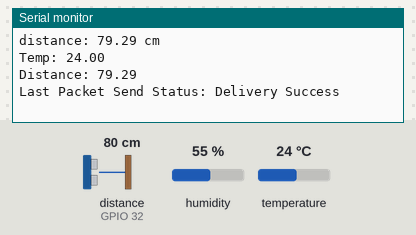
Recording of a sketch running on a simulated ESP32. On the bench: the last lines printed to the serial monitor. Wiring (inferred from the names in the program): ultrasonic range finder: trigger GPIO 33; echo GPIO 32. Inputs (shaded band) come from the test bench; at power-on: distance to the obstacle (sensor on GPIO 32) 80 cm, temperature 24 °C, humidity 55 %. The echo pulse lasts 58.3 µs per cm.

Above: at 1.3 s.
1.4 s: distance to the obstacle (sensor on GPIO 32) set to 2 cm
At 3.1 s:
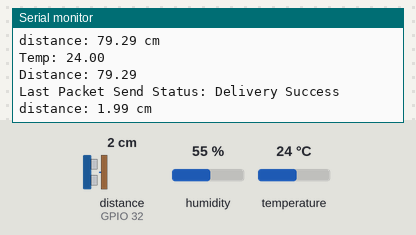
4.7 s: temperature set to 12 °C
At 6.5 s:
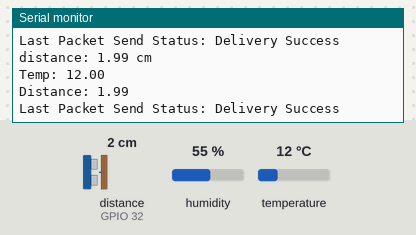
8.0 s: distance to the obstacle (sensor on GPIO 32) set to 4 cm
At 11.2 s:
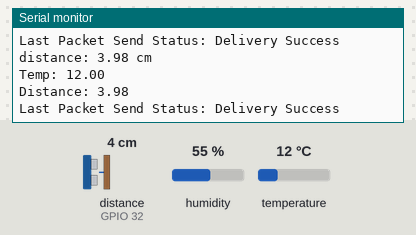
11.3 s: temperature set to 19 °C
At 14.8 s:
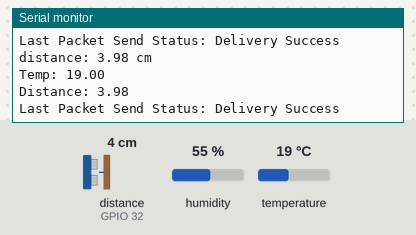
Timing chart, 0 to 15.6 s (numbered marks = the images above; inputs shaded):
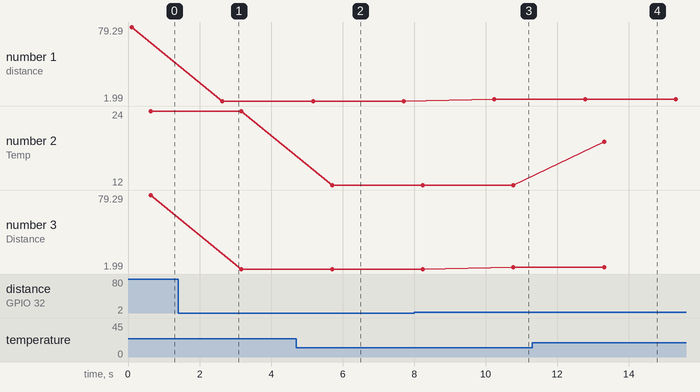

The sketch:

senderespnow.ino
```cpp
//code for sender

#include <WiFi.h>
#include <esp_now.h>
#include <DHT.h>

// Define DHT11 parameters
#define DHTPin 27
#define DHTType DHT11

// Create DHT Object
DHT dht(DHTPin, DHTType);

int trigPin = 33;    // TRIG pin
int echoPin = 32;    // ECHO pin

float duration_us, distance;

// Variables for temperature
float temp;

// Responder MAC Address (Replace with your responders MAC Address)
uint8_t broadcastAddress[] = {0xB8, 0xD6, 0x1A, 0xB3, 0x09, 0x7C};

// Define data structure
typedef struct struct_message {
  float a;
  float b;

} struct_message;

struct_message myData; // Create structured data object


// Register peer
esp_now_peer_info_t peerInfo;

// Sent data callback function
void OnDataSent(const uint8_t *macAddr, esp_now_send_status_t status)
{
  Serial.print("Last Packet Send Status: ");
  Serial.println(status == ESP_NOW_SEND_SUCCESS ? "Delivery Success" : "Delivery Fail");
}

void setup() {
  Serial.begin(115200);
  delay(100);
    		// configure the trigger pin to output mode
  pinMode(trigPin, OUTPUT);
  		// configure the echo pin to input mode
  pinMode(echoPin, INPUT);
 		 // Initiate DHT11
  dht.begin();

 		 // Set ESP32 WiFi mode to Station temporarly
  WiFi.mode(WIFI_STA);
  // Initialize ESP-NOW
  if (esp_now_init() != 0) {
    Serial.println("Error initializing ESP-NOW");
    return;
  }
 		 // Define callback
  esp_now_register_send_cb(OnDataSent);
  memcpy(peerInfo.peer_addr, broadcastAddress, 6);
  peerInfo.channel = 0;
  peerInfo.encrypt = false;

  if (esp_now_add_peer(&peerInfo) != ESP_OK) {
    Serial.println("Failed to add peer");
    return;
  }}

void loop() {
  digitalWrite(trigPin, HIGH);
  delayMicroseconds(10);
  digitalWrite(trigPin, LOW);

  // measure duration of pulse from ECHO pin
  duration_us = pulseIn(echoPin, HIGH);

  // calculate the distance
  distance = 0.017 * duration_us;

  // print the value to Serial Monitor
  Serial.print("distance: ");
  Serial.print(distance);
  Serial.println(" cm");

  delay(500);

  // Read DHT22 module values
  temp = dht.readTemperature();
  delay(10);


  Serial.print("Temp: ");
  Serial.println(temp);
  Serial.print("Distance: ");
  Serial.println(distance);

  // Add to structured data object
  myData.a = temp;
  myData.b = distance;

  // Send data
  esp_now_send(broadcastAddress, (uint8_t *) &myData, sizeof(myData));

  delay(2000);
}
```

Measured:
- after the input at 1.4 s, the serial monitor: prints a new line after 1.2 s (image 1)
- after the input at 4.7 s, the serial monitor: prints a new line after 1.0 s (image 2)
- after the input at 8.0 s, the serial monitor: prints a new line after 2.2 s (image 3)
- after the input at 11.3 s, the serial monitor: prints a new line after 2.0 s (image 4)
- plotted number 1: 79.29 → 1.99 after the input at 1.4 s, 1.99 → 3.98 after the input at 8.0 s
- plotted number 2: 24 → 12 after the input at 4.7 s, 12 → 19 after the input at 11.3 s
- plotted number 3: 79.29 → 1.99 after the input at 1.4 s, 1.99 → 3.98 after the input at 8.0 s
